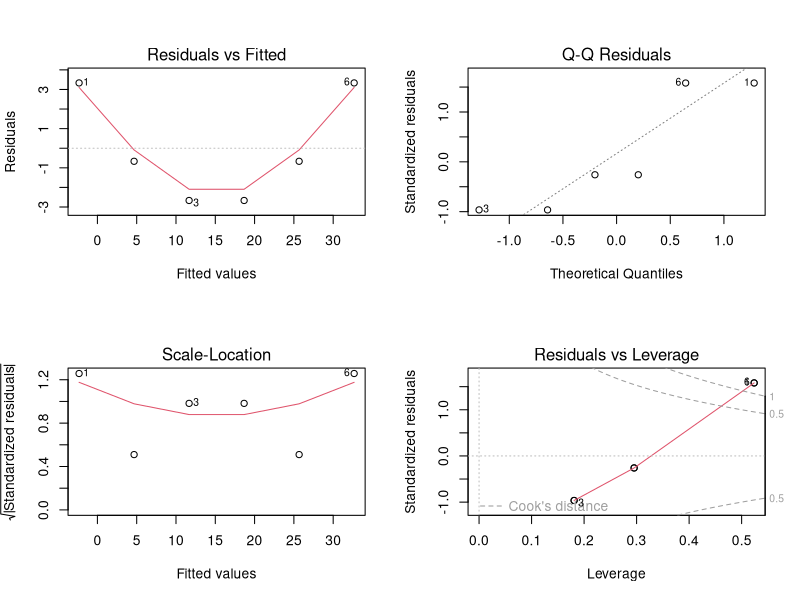

The R script that drew this image:

x <- c(1,2,3,4,5,6)   # Create ordered collection (vector)
y <- x^2              # Square the elements of x
print(y)              # print (vector) y
mean(y)               # Calculate average (arithmetic mean) of 
                      # (vector) y; result is scalar
var(y)                # Calculate sample variance
lm_1 <- lm(y ~ x)     # Fit a linear regression model 
                      # "y = f(x)" or "y = B0 + (B1 * x)"
                      # store the results as lm_1
print(lm_1)           # Print the model from the (linear model 
                      # object) lm_1
summary(lm_1)         # Compute and print statistics for the fit
                      # of the (linear model object) lm_1
par(mfrow=c(2, 2))    # Request 2x2 plot layout
plot(lm_1)            # Diagnostic plot of regression model

